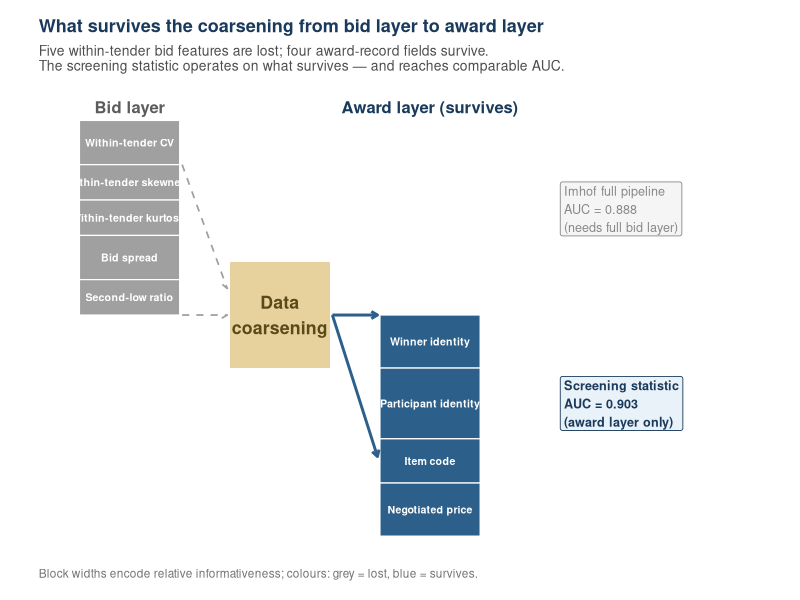

Generate this figure with R:
# Sankey-style alluvial: what survives the coarsening from bid layer to award
# layer. Bid-distribution features collapse; award-record fields survive; AUC
# bars on right show the screening statistic's discriminating power matches.
# Output: staging_figures/fig_s3_sankey_data_coarsening.pdf

suppressPackageStartupMessages({
  library(ggplot2)
  library(dplyr)
  library(tibble)
})

# Build a stylized 2-stage flow: bid-layer features -> "coarsening" gate ->
# award-layer fields. Width of each flow encodes informativeness (relative to
# the full Imhof pipeline AUC contribution).

flows <- tribble(
  ~feature,                          ~stage,         ~survives, ~weight,
  "Within-tender CV",                "Bid layer",    "lost",     5,
  "Within-tender skewness",          "Bid layer",    "lost",     4,
  "Within-tender kurtosis",          "Bid layer",    "lost",     4,
  "Bid spread",                      "Bid layer",    "lost",     5,
  "Second-low ratio",                "Bid layer",    "lost",     4,
  "Winner identity",                 "Award layer",  "survives", 6,
  "Participant identity",            "Award layer",  "survives", 8,
  "Item code",                       "Award layer",  "survives", 5,
  "Negotiated price",                "Award layer",  "survives", 6
) |>
  mutate(
    fill_color = case_when(
      survives == "lost"     ~ "#a0a0a0",
      survives == "survives" ~ "#2c5f8a"
    ),
    feature = factor(feature, levels = feature)
  )

# Manual rectangle plot rather than alluvial, simpler visual.
flows <- flows |> mutate(
  y_top    = cumsum(weight) - weight,
  y_bottom = cumsum(weight),
  x_start  = ifelse(stage == "Bid layer", 0, 6),
  x_end    = ifelse(stage == "Bid layer", 2, 8)
)

p <- ggplot() +
  # bid-layer block
  geom_rect(data = flows |> filter(stage == "Bid layer"),
            aes(xmin = x_start, xmax = x_end,
                ymin = -y_bottom, ymax = -y_top, fill = fill_color),
            color = "white", linewidth = 0.4) +
  # award-layer block
  geom_rect(data = flows |> filter(stage == "Award layer"),
            aes(xmin = x_start, xmax = x_end,
                ymin = -y_bottom, ymax = -y_top, fill = fill_color),
            color = "white", linewidth = 0.4) +
  # text labels
  geom_text(data = flows,
            aes(x = (x_start + x_end) / 2,
                y = -(y_top + y_bottom) / 2,
                label = feature),
            color = "white", size = 2.7, family = "sans", fontface = "bold") +
  # coarsening gate
  annotate("rect", xmin = 3, xmax = 5, ymin = -28, ymax = -16,
           fill = "#dfc27d", alpha = 0.75) +
  annotate("text", x = 4, y = -22,
           label = "Data\ncoarsening",
           color = "#5a4a1a", size = 4.5, fontface = "bold", family = "sans") +
  # arrows: lost
  annotate("segment", x = 2.05, xend = 2.95, y = -5, yend = -19,
           color = "#a0a0a0", linewidth = 0.6, linetype = "dashed",
           arrow = arrow(length = unit(0.16, "cm"))) +
  annotate("segment", x = 2.05, xend = 2.95, y = -22, yend = -22,
           color = "#a0a0a0", linewidth = 0.6, linetype = "dashed",
           arrow = arrow(length = unit(0.16, "cm"))) +
  # arrows: survives
  annotate("segment", x = 5.05, xend = 5.95, y = -22, yend = -22,
           color = "#2c5f8a", linewidth = 1.0,
           arrow = arrow(length = unit(0.18, "cm"))) +
  annotate("segment", x = 5.05, xend = 5.95, y = -22, yend = -38,
           color = "#2c5f8a", linewidth = 1.0,
           arrow = arrow(length = unit(0.18, "cm"))) +
  # AUC labels right side
  annotate("label", x = 9.6, y = -10,
           label = "Imhof full pipeline\nAUC = 0.888\n(needs full bid layer)",
           hjust = 0, size = 3.2, color = "#888", family = "sans",
           label.size = 0.3, fill = "#f5f5f5") +
  annotate("label", x = 9.6, y = -32,
           label = "Screening statistic\nAUC = 0.903\n(award layer only)",
           hjust = 0, size = 3.2, color = "#1a3a5c", family = "sans",
           fontface = "bold", label.size = 0.3, fill = "#eaf2f9") +
  scale_fill_identity() +
  scale_x_continuous(limits = c(-1.2, 14), expand = c(0, 0)) +
  scale_y_continuous(expand = c(0.05, 0)) +
  annotate("text", x = 1, y = 1.5, label = "Bid layer",
           color = "#5c5c5c", fontface = "bold", size = 4.2, family = "sans") +
  annotate("text", x = 7, y = 1.5, label = "Award layer (survives)",
           color = "#1a3a5c", fontface = "bold", size = 4.2, family = "sans") +
  labs(
    title = "What survives the coarsening from bid layer to award layer",
    subtitle = "Five within-tender bid features are lost; four award-record fields survive.\nThe screening statistic operates on what survives — and reaches comparable AUC.",
    caption = "Block widths encode relative informativeness; colours: grey = lost, blue = survives."
  ) +
  theme_void(base_size = 11, base_family = "sans") +
  theme(
    plot.title    = element_text(face = "bold", size = 13, color = "#1a3a5c",
                                 hjust = 0, margin = margin(b = 6, l = 14)),
    plot.subtitle = element_text(size = 10, color = "grey30",
                                 hjust = 0, margin = margin(b = 8, l = 14)),
    plot.caption  = element_text(size = 8.5, color = "grey45",
                                 hjust = 0, margin = margin(t = 8, l = 14)),
    plot.margin   = margin(14, 14, 14, 14)
  )

out <- "work/v15-editor/staging_figures/fig_s3_sankey_data_coarsening.pdf"
ggsave(out, p, width = 9.4, height = 5.6, device = cairo_pdf)
cat(sprintf("wrote %s\n", out))
